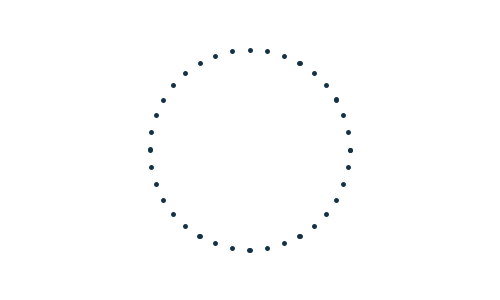
Frame 1 (no input)
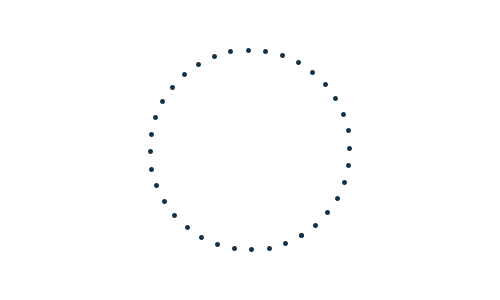
Frame 60 (the mouse pressed at the canvas centre just before this capture)
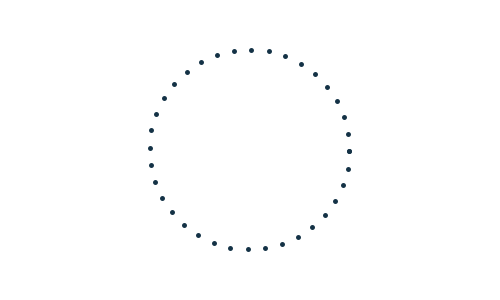
Frame 120 (the mouse held since frame 60 and released just before this capture)

The Processing sketch that drew these frames (run headless with seeded random() and noise(); from frame 60 on, the mouse is pressed at the canvas centre):

// Processing sketch: test_circle
// ── test_circle.pde
int deg = 0;
int diff = 10;
int add = 1;
  float radius =100;
  int centx =250;
  int centy = 150;

void setup(){
  size (500,300);
  background(255);
  strokeWeight(5);
  smooth();

  stroke(0,30);
  noFill();
  ellipse(centx, centy, radius*2, radius*2);
}

void draw(){
    background(255);
stroke(20, 50, 70);
  float x, y;
  float lastx = -999;
  float lasty = -999;

  for (float ang = 0; ang <= 360; ang += diff){
    float rad = radians(ang);
    x = (radius * cos(rad));
    y = (radius * sin(rad));  
    
    pushMatrix();
    translate(centx, centy);
    rotate(deg*PI/180);
    point(x,y);
    popMatrix();
  }
  deg+=add;
}

void mousePressed(){
  add*=-1;
}
